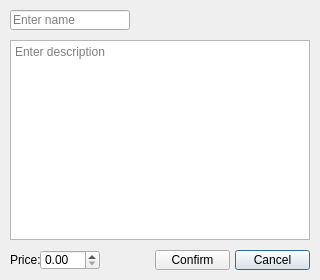
<?xml version="1.0" encoding="UTF-8"?>
<ui version="4.0">
 <class>addDishDialog</class>
 <widget class="QDialog" name="addDishDialog">
  <property name="geometry">
   <rect>
    <x>0</x>
    <y>0</y>
    <width>320</width>
    <height>280</height>
   </rect>
  </property>
  <property name="windowTitle">
   <string>Add new dish to the menu</string>
  </property>
  <widget class="QTextBrowser" name="descriptionEdit">
   <property name="geometry">
    <rect>
     <x>10</x>
     <y>40</y>
     <width>300</width>
     <height>200</height>
    </rect>
   </property>
   <property name="readOnly">
    <bool>false</bool>
   </property>
   <property name="placeholderText">
    <string>Enter description</string>
   </property>
  </widget>
  <widget class="QLabel" name="label">
   <property name="geometry">
    <rect>
     <x>10</x>
     <y>250</y>
     <width>30</width>
     <height>20</height>
    </rect>
   </property>
   <property name="text">
    <string>Price:</string>
   </property>
  </widget>
  <widget class="QLineEdit" name="nameEdit">
   <property name="geometry">
    <rect>
     <x>10</x>
     <y>10</y>
     <width>120</width>
     <height>20</height>
    </rect>
   </property>
   <property name="placeholderText">
    <string>Enter name</string>
   </property>
  </widget>
  <widget class="QDoubleSpinBox" name="priceSpinBox">
   <property name="geometry">
    <rect>
     <x>40</x>
     <y>250</y>
     <width>60</width>
     <height>20</height>
    </rect>
   </property>
  </widget>
  <widget class="QPushButton" name="cancelButton">
   <property name="geometry">
    <rect>
     <x>235</x>
     <y>250</y>
     <width>75</width>
     <height>20</height>
    </rect>
   </property>
   <property name="text">
    <string>Cancel</string>
   </property>
  </widget>
  <widget class="QPushButton" name="confirmButton">
   <property name="geometry">
    <rect>
     <x>155</x>
     <y>250</y>
     <width>75</width>
     <height>20</height>
    </rect>
   </property>
   <property name="text">
    <string>Confirm</string>
   </property>
  </widget>
 </widget>
 <resources/>
 <connections/>
</ui>
